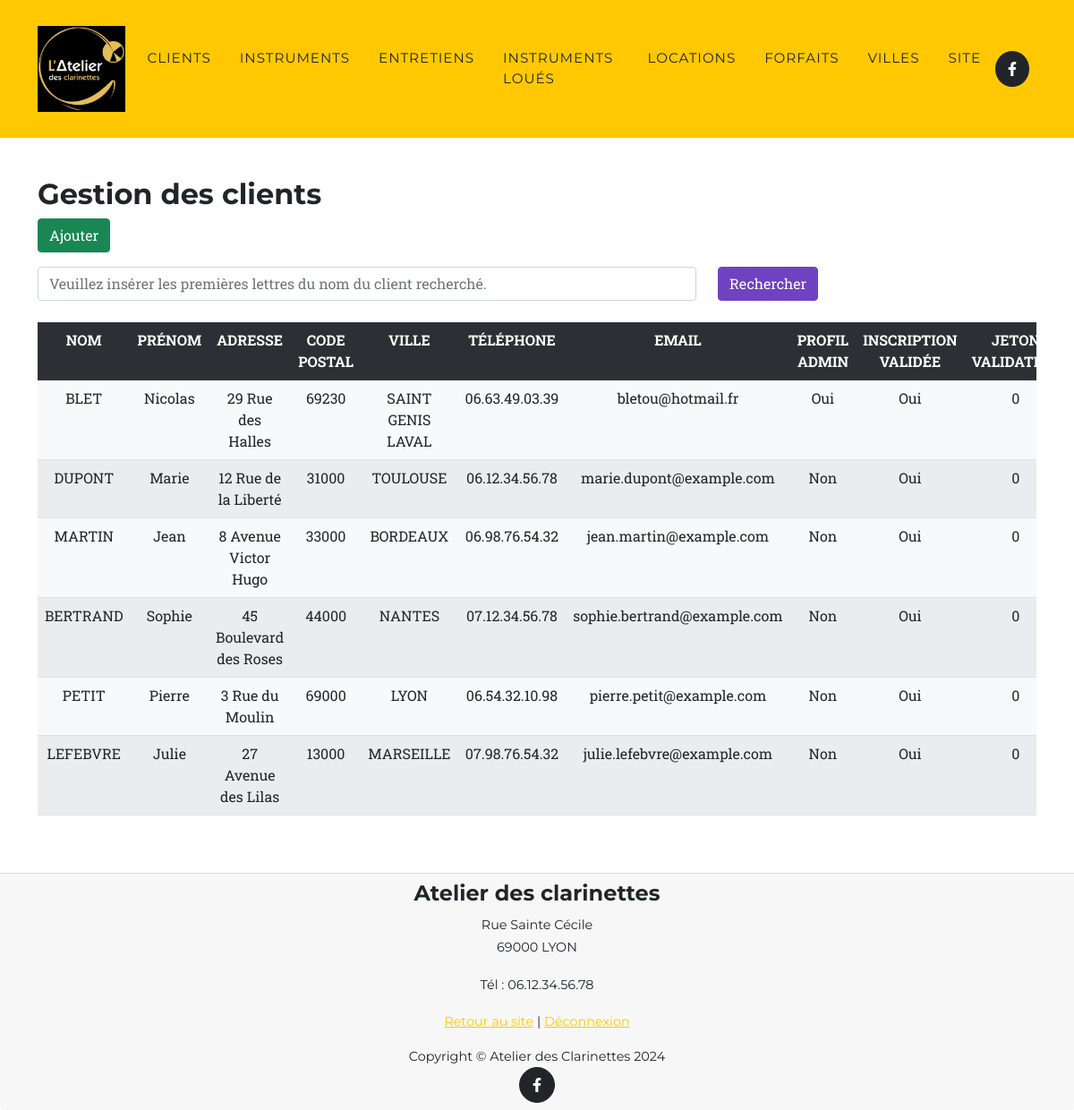
/admin/tableaux/tabClients.php, run on the app's committed database.
### tables this page shows
CREATE TABLE IF NOT EXISTS `CLIENT` (
  `idClient` INT NOT NULL AUTO_INCREMENT,
  `nom` VARCHAR(150) NOT NULL,
  `prenom` VARCHAR(150) NOT NULL,
  `adresse` VARCHAR(150) NOT NULL,
  `telephone` VARCHAR(15) NOT NULL,
  `email` VARCHAR(150) NOT NULL,
  `password` VARCHAR(255) NOT NULL,
  `profilAdmin` TINYINT NULL,
  `estValide` INT NULL,
  `jetonValidation` VARCHAR(255) NULL,
  `fkIdVille` INT NOT NULL,
  PRIMARY KEY (`idClient`, `fkIdVille`),
  CONSTRAINT `CLIENT_fkIdVille`
    FOREIGN KEY (`fkIdVille`)
    REFERENCES `VILLE` (`idVille`)
    ON DELETE NO ACTION
    ON UPDATE NO ACTION);

CREATE TABLE IF NOT EXISTS `VILLE` (
  `idVille` INT NOT NULL AUTO_INCREMENT,
  `cp` VARCHAR(5) NOT NULL,
  `nomVille` VARCHAR(75) NOT NULL,
  `departement` VARCHAR(50) NOT NULL,
  `region` VARCHAR(50) NOT NULL,
  PRIMARY KEY (`idVille`));

### includes/classes/ClientRepo.php (called while the page is built, shortened)
<?php
class ClientRepo
{
	public static function getClients()
	{
		if(empty ($BD)){
			$BD = connexionBD();
		}
		$SQL = "SELECT idClient, nom, prenom, adresse, telephone, email, password, profilAdmin, estValide, jetonValidation, fkIdVille " .
				"FROM `CLIENT` ";
		$clients  = array();
		if ($requete = $BD->prepare($SQL)) {
			if ($requete->execute()) {
				while ($resultat = $requete->fetch(PDO::FETCH_ASSOC)) {
					$client = new Client($resultat["idClient"], $resultat["nom"], $resultat["prenom"], $resultat["adresse"], $resultat["telephone"], $resultat["email"], "", $resultat["profilAdmin"], $resultat["estValide"], $resultat["jetonValidation"], $resultat["fkIdVille"]);
					array_push($clients, $client);
				}
			} else
				afficherErreurPDO(__FILE__, $requete);
		}
		return $clients;
	}
}

### includes/classes/VilleRepo.php (called while the page is built, shortened)
<?php
class VilleRepo
{
    public static function getVille(int $id)
	{
		$BD = connexionBD();
		$SQL = "SELECT  idVille, cp, nomVille, departement, region " .
			"FROM `VILLE` " .
			"WHERE `VILLE`.idVille = :id;";
		$ville  = null;
		if ($requete = $BD->prepare($SQL)) {
			if ($requete->execute(array(':id' => $id))) {
				if ($resultat = $requete->fetch(PDO::FETCH_ASSOC)) {
                    $ville = new Ville($resultat["idVille"], $resultat["cp"], $resultat["nomVille"], $resultat["departement"], $resultat["region"]);
				}
			} else
				afficherErreurPDO(__FILE__, $requete);
		}
		return $ville;
	}
}

### includes/classes/Client.php (called while the page is built, shortened)
<?php
class Client
{
	private $nom;
	private $prenom;
    private $adresse;
    private $telephone;
	private $email;
	private $profilAdmin;
	private $estValide;
	private $jetonValidation;
	private $ville;
	private $status;
	public function __construct(int $idClient, string $nom, string $prenom, string $adresse, string $telephone, string $email, string $password, string $profilAdmin, string $estValide, string $jetonValidation, int $fkIdVille)
	{
		$this->nom = $nom;
		$this->prenom = $prenom;
        $this->adresse = $adresse;
		$this->telephone = $telephone;
        $this->email = $email;
		$this->profilAdmin = $profilAdmin;
		$this->estValide = $estValide;
		$this->jetonValidation = $jetonValidation;
		$this->ville = VilleRepo::getVille($fkIdVille);
	}
	public function getNom(): string
	{
		return $this->nom;
	}
	public function getPrenom(): string
	{
		return $this->prenom;
	}
    public function getAdresse(): string
	{
		return $this->adresse;
	}
    public function getTelephone(): string
	{
		return $this->telephone;
	}
	public function getEmail(): string
	{
		return $this->email;
	}
	public function getStatus(): string
	{
		if($this->profilAdmin == 1) {
			$this->status = 'Oui';
		}else {
			$this->status = 'Non';
		}
		return $this->status;
	}
	public function getValidationStatus(): string
	{
		if($this->estValide == 1) {
			$this->status = 'Oui';
		}else {
			$this->status = 'En cours';
		}
		return $this->status;
	}
	public function getJetonValidation(): string
	{
		return $this->jetonValidation;
	}
	public function getVille(): Ville
	{
		return $this->ville;
	}
}

### includes/classes/Ville.php (called while the page is built, shortened)
<?php
class Ville
{
    private $nomVille;
	private $cp;
	public function __construct(int $idVille, string $cp, string $nomVille, string $departement, string $region)
	{
        $this->cp = $cp;
		$this->nomVille = $nomVille;
	}
	public function getNomVille(): string
	{
		return $this->nomVille;
	}
	public function getCp(): string
	{
		return $this->cp;
	}
}

### admin/tableaux/tabClients.php (the view, shortened to what this page needs)
<?php
require_once("../header_footer/headerAdmin.php");
$lesClients = ClientRepo::getClients();
?>
<section class="page-section">
	<div class="container">
		<h2>Gestion des clients</h2>
		<p><a class="btn btn-success" href='/admin/formulaires/formulaireClient.php'>Ajouter</a></p>
		<form action="tabClients.php" method="get" id="recherche">
			<div class="row">
				<div class="col-8">
					<input type="text" class="form-control" name="q" id="q" placeholder="Veuillez insérer les premières lettres du nom du client recherché." value="<?= htmlentities($_GET['q'] ?? '')?>">
				</div>
				<div class="col-4">
					<input type="submit" class="btn custom-btn-info mb-4" name="btnRechercher" value="Rechercher">
				</div>
			</div>
		</form>
		<div class="table-responsive">
			<table id="clients" class="table table-striped bg-light text-center" data-toggle="table" data-search="true">
				<tr class="table-dark">
					<th data-sortable="true">NOM</th>
					<th data-sortable="true">PRÉNOM</th>
					<th data-sortable="true">ADRESSE</th>
					<th data-sortable="true">CODE POSTAL</th>
					<th data-sortable="true">VILLE</th>
					<th data-sortable="true">TÉLÉPHONE</th>
					<th data-sortable="true">EMAIL</th>
					<th data-sortable="true">PROFIL ADMIN</th>
					<th data-sortable="true">INSCRIPTION VALIDÉE</th>
					<th data-sortable="true">JETON VALIDATION</th>
				</tr>
				<?php
				if(count($lesClients)>0) {
					$tr = '';
					foreach ($lesClients as $client) {
						$tr .= "<tr>";
						$tr .= "<td>" . $client->GetNom() . "</td>";
						$tr .= "<td>" . $client->GetPrenom() . "</td>";
						$tr .= "<td>" . $client->GetAdresse() . "</td>";
						$tr .= "<td>" . $client->GetVille()->GetCp() . "</td>";
						$tr .= "<td>" . $client->GetVille()->GetNomVille() . "</td>";
						$tr .= "<td>" . $client->GetTelephone() . "</td>";
						$tr .= "<td>" . $client->GetEmail() . "</td>";
						$tr .= "<td>" . $client->GetStatus() . "</td>";
						$tr .= "<td>" . $client->getValidationStatus() . "</td>";
						$tr .= "<td>" . $client->GetJetonValidation() . "</td>";
						$tr .= "<td><a href='/admin/formulaires/formulaireClient.php?id=" . $client->GetIdClient() . "'><i class=\"far fa-edit text-blue\"></a></td>";
						$tr .= "<td><a href='/admin/tableaux/tabClients.php?suppressionId=" . $client->GetIdClient() . "'><i class=\"far fa-trash-alt text-danger\"></a></td>";
						$tr .= "</tr>";
					}
				echo $tr;
				}else {
					echo "<div class=\"alert alert-danger alert-dismissible fade show\" role=\"alert\">Aucun client n'est répertorié.<button type=\"button\" class=\"btn-close\" data-dismiss=\"alert\" aria-label=\"Close\"></button></div>";
				}
				?>
			</table>
		</div>
	</div>
</section>
<?php
	require_once("../header_footer/footerAdmin.php");
?>

### data on the page
client: nom "BLET", prenom "Nicolas", adresse "29 Rue des Halles", fkIdVille.cp "69230", fkIdVille.nomVille "SAINT GENIS LAVAL", telephone "06.63.49.03.39", email "bletou@hotmail.fr", GetStatus "Oui", ValidationStatus "Oui", jetonValidation "0"
client: nom "DUPONT", prenom "Marie", adresse "12 Rue de la Liberté", fkIdVille.cp "31000", fkIdVille.nomVille "TOULOUSE", telephone "06.12.34.56.78", email "marie.dupont@example.com", GetStatus "Non", ValidationStatus "Oui", jetonValidation "0"
client: nom "MARTIN", prenom "Jean", adresse "8 Avenue Victor Hugo", fkIdVille.cp "33000", fkIdVille.nomVille "BORDEAUX", telephone "06.98.76.54.32", email "jean.martin@example.com", GetStatus "Non", ValidationStatus "Oui", jetonValidation "0"
client: nom "BERTRAND", prenom "Sophie", adresse "45 Boulevard des Roses", fkIdVille.cp "44000", fkIdVille.nomVille "NANTES", telephone "07.12.34.56.78", email "sophie.bertrand@example.com", GetStatus "Non", ValidationStatus "Oui", jetonValidation "0"
client: nom "PETIT", prenom "Pierre", adresse "3 Rue du Moulin", fkIdVille.cp "69000", fkIdVille.nomVille "LYON", telephone "06.54.32.10.98", email "pierre.petit@example.com", GetStatus "Non", ValidationStatus "Oui", jetonValidation "0"
client: nom "LEFEBVRE", prenom "Julie", adresse "27 Avenue des Lilas", fkIdVille.cp "13000", fkIdVille.nomVille "MARSEILLE", telephone "07.98.76.54.32", email "julie.lefebvre@example.com", GetStatus "Non", ValidationStatus "Oui", jetonValidation "0"
